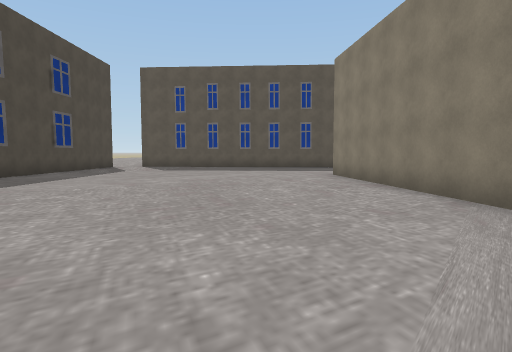
[1] (above)

24 first-person views from a walk through a scene from a Unity 3-D project. The camera is 1.3 m above the floor, tilts 4° down and sees 75° across. The floor is counted in squares, 2 m on a side. Each view is taken from the middle of a square. On the plan, view 1 faces up. The plan holds only what a view shows up to about 10 squares ahead; the rest is blank. The place goes on beyond the plan. Some surface patterns are stand-ins.

[2]
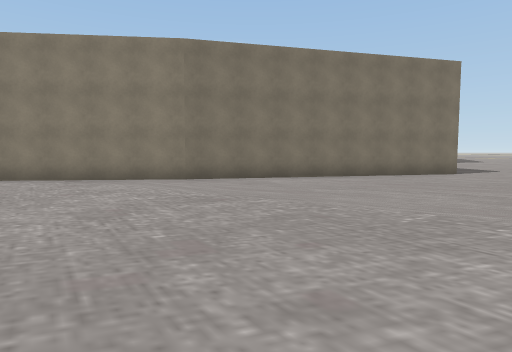

[3]
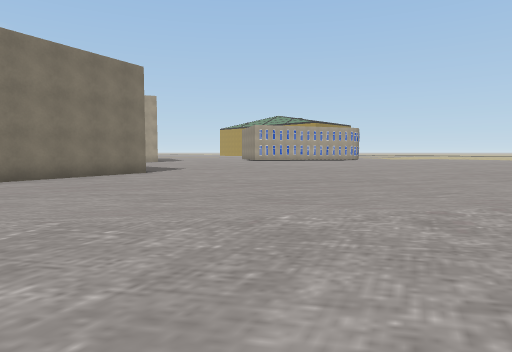

[4]
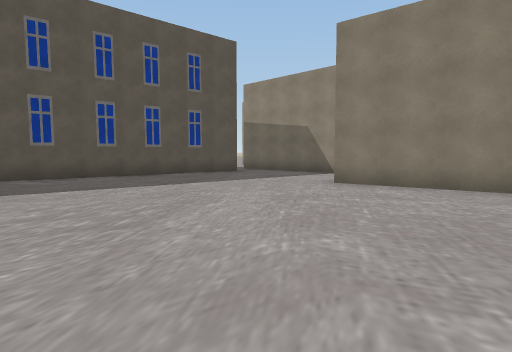

[5]
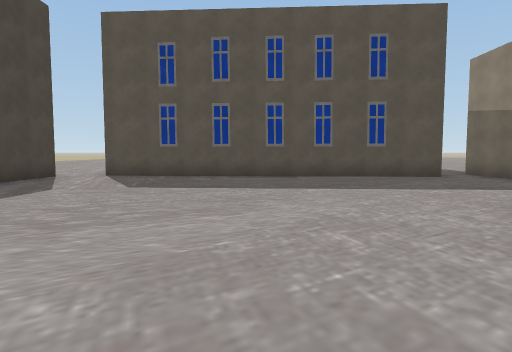

[6]
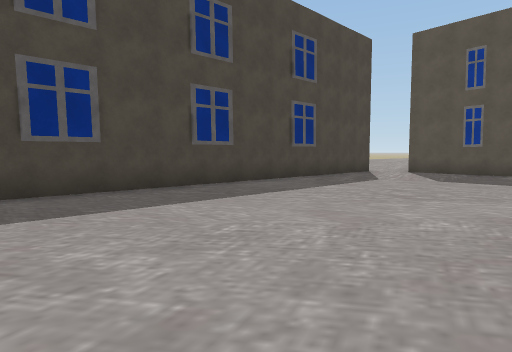

[7]
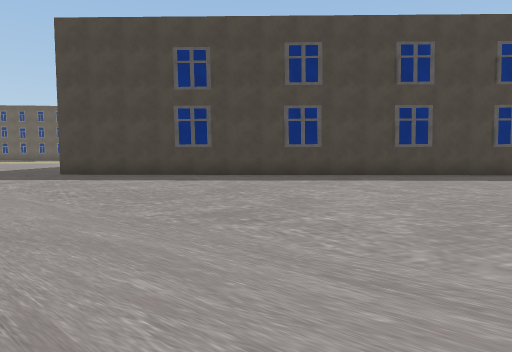

[8]
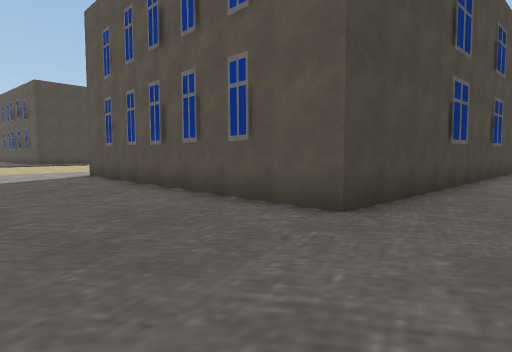

[9]
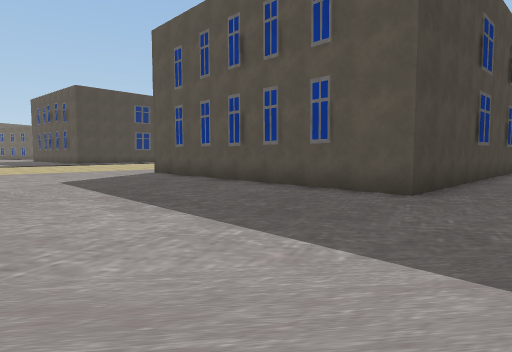

[10]
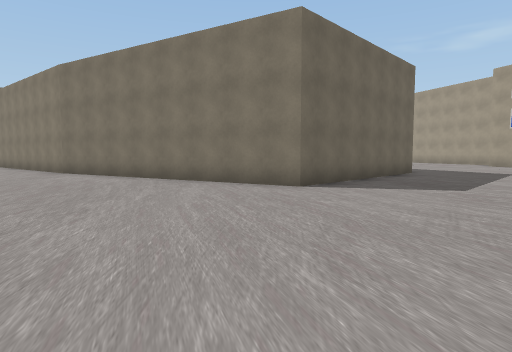

[11]
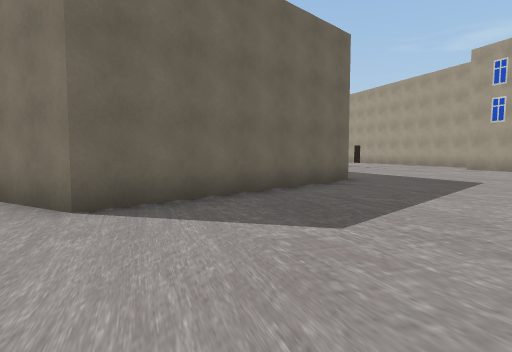

[12]
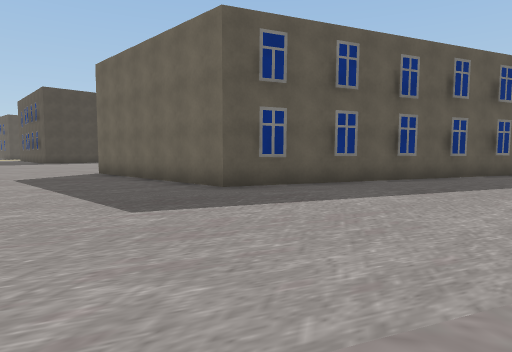

[13]
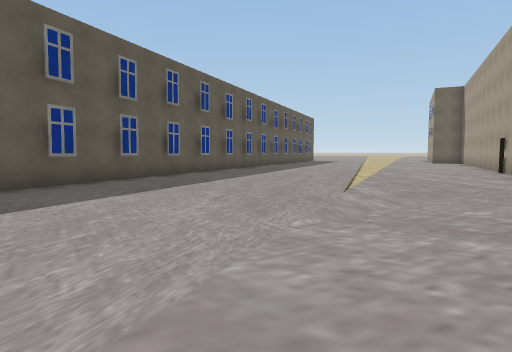

[14]
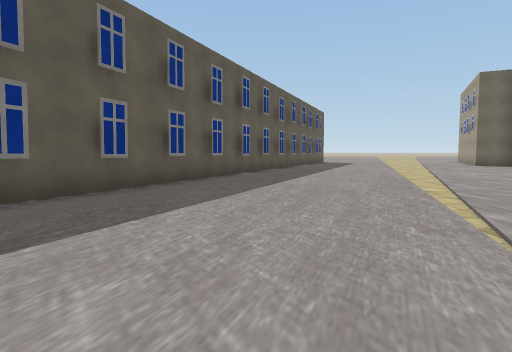

[15]
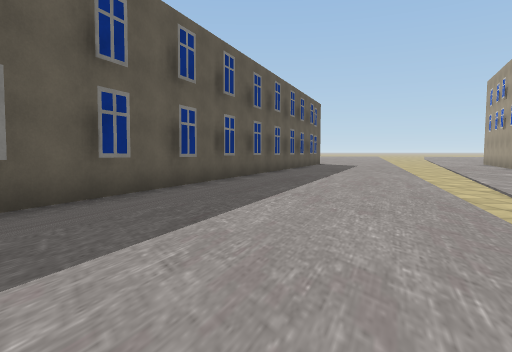

[16]
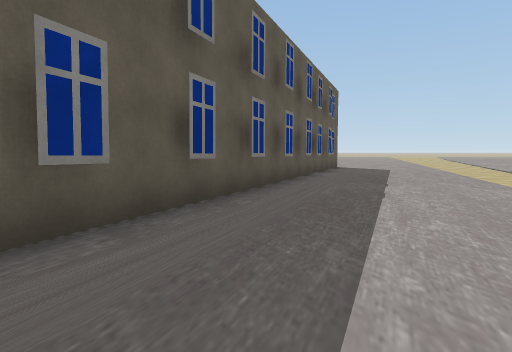

[17]
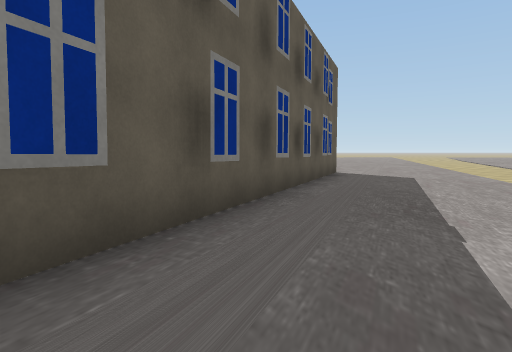

[18]
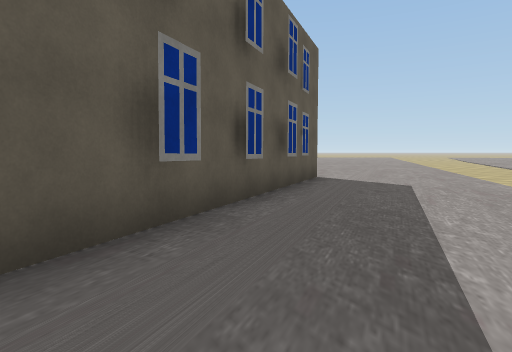

[19]
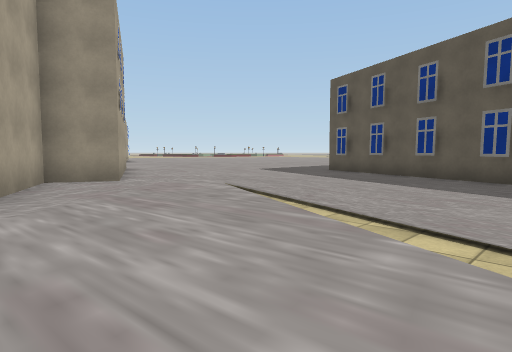

[20]
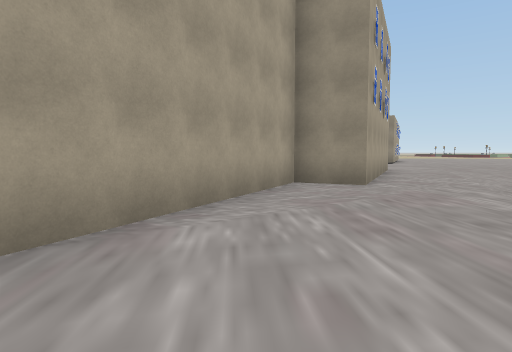

[21]
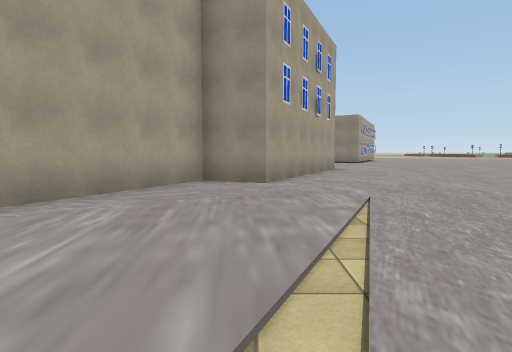

[22]
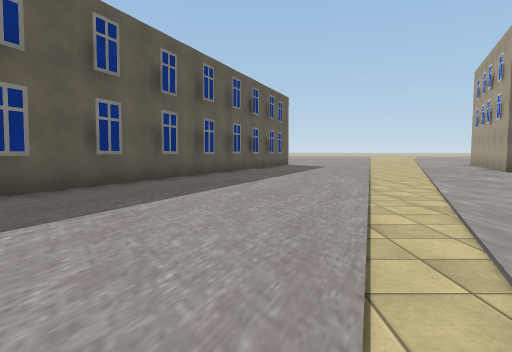

[23]
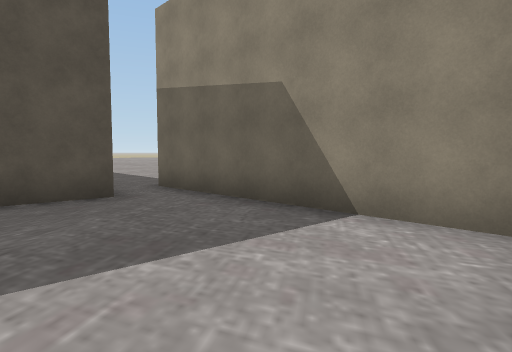

[24]
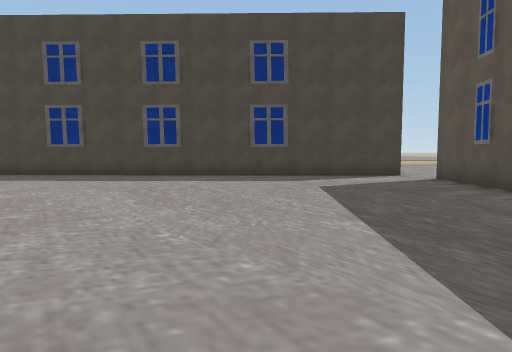

### Floor plan
Points are (right, up) in squares from view 1. A wall is a line through its corners. A room is listed if a view was taken in it or the views show most of it. See-through windows are left out.
Room 1 (views 1, 2, 3, 4, 5, 6, 7, 8, 9, 10, 11, 12, 13, 14, 15, 16, 17, 18, 19, 20, 21, 22, 23, 24)
walls: (-6.5, 15.2) (-6.9, -4.8) (-15.1, -4.6); (5.2, 10.3) (5.3, 16); (4.1, 14.9) (-5.4, 15.5); (11.8, -4.9) (11.5, -5.5); (12.4, -3.3) (12.2, -3.9); (13.1, -1.7) (12.9, -2.2); (13.8, -0.1) (13.5, -0.7); (14.5, 1.6) (14.2, 0.9); (15.1, 3.1) (14.9, 2.5); (15.8, 4.8) (15.6, 4.1); (16.5, 6.4) (16.2, 5.7); (17.2, 8) (16.9, 7.3); (17.8, 9.5) (17.6, 8.9); (17.2, -10.1) (18.8, -6.6) (20.2, -7.3) (22.5, -2.2); (18.5, 11.1) (18.2, 10.4); (19.2, 12.7) (19, 12.2); (19.9, 14.3) (19.6, 13.8); (20.4, 16.5) (11.1, -6) (5.1, -6.1) (3.1, 1.7) (2.3, 9.9)
ways out: opening at (-6, 16)

Positions as (right, up) in squares from view 1, and headings:
1: (0, 0), facing up
2: (-5, 0), facing right
3: (-5, -1), facing down-right
4: (-4, 6), facing up-right
5: (-1, 6), facing up
6: (-1, 4), facing up-left
7: (3, 1), facing left
8: (-5, -8), facing up-left
9: (-5, -10), facing up-left
10: (0, -10), facing up-right
11: (4, -10), facing up-right
12: (16, -10), facing up-left
13: (16, -10), facing up
14: (16, -6), facing up
15: (17, -2), facing up
16: (17, 2), facing up
17: (18, 6), facing up
18: (19, 8), facing up
19: (22, 1), facing down-left
20: (21, 0), facing down
21: (19, 0), facing down
22: (19, 0), facing up
23: (2, 10), facing up-right
24: (3, 11), facing left
